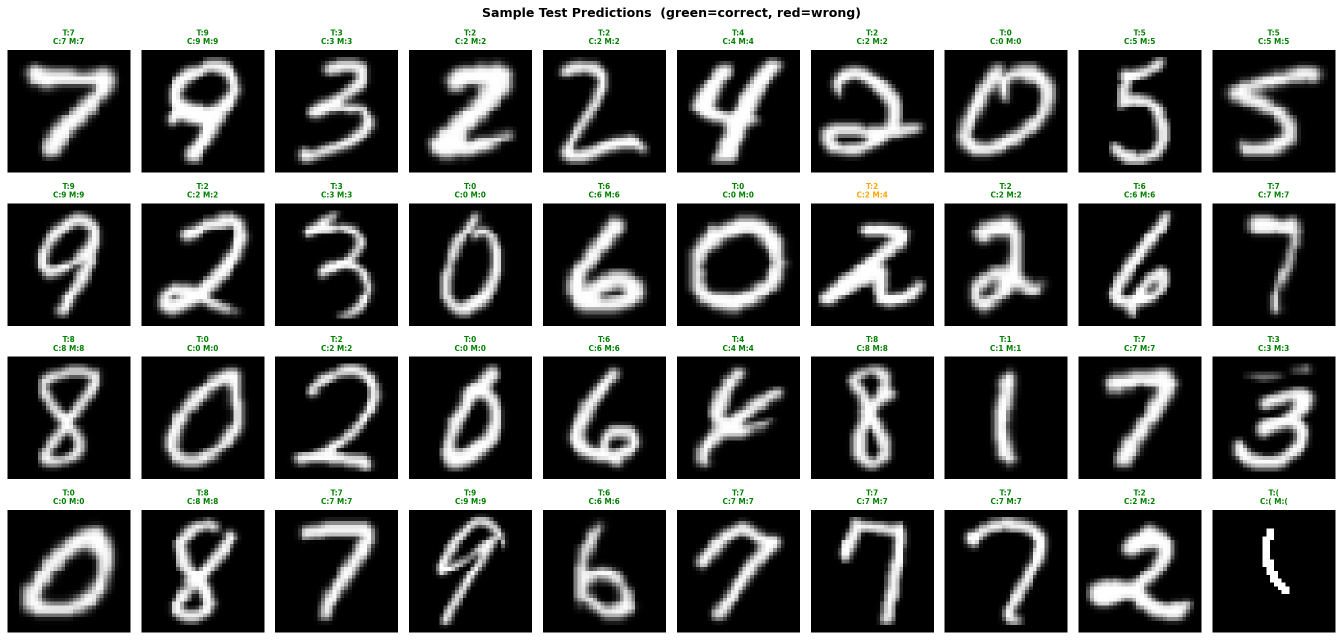
#> input picture models/prediction_samples_grid.png, 2685 x 1280 px (shown at 1/2 size); its folder holds only this picture in this run
$ python -i generate_operator_images.py   (imports and definitions only)
#> lines starting #> are read from the running program, lines starting #| are printed output that depends on the picture
### config.py
from pathlib import Path

ROOT = Path(__file__).parent

IMAGE_SIZE           = (32, 32)
NUM_CLASSES          = 18
CONFIDENCE_THRESHOLD = 0.70
RANDOM_SEED          = 42

CLASS_MAP: dict[int, str] = {
    0:  '0',  1:  '1',  2:  '2',  3:  '3',  4:  '4',
    5:  '5',  6:  '6',  7:  '7',  8:  '8',  9:  '9',
    10: '+',
    11: '-',
    12: 'x',
    13: '=',
    14: '*',
    15: '/',
    16: '(',
    17: ')',
}
INVERSE_CLASS_MAP: dict[str, int] = {v: k for k, v in CLASS_MAP.items()}

DIGIT_SYMBOLS    = {CLASS_MAP[i] for i in range(10)}
OPERATOR_SYMBOLS = {CLASS_MAP[i] for i in range(10, 18)}

DATA_DIR      = ROOT / 'data'
RAW_DIR       = DATA_DIR / 'raw'
PROCESSED_DIR = DATA_DIR / 'processed'
SYMBOLS_DIR   = DATA_DIR / 'symbols'

SYMBOL_FOLDER_MAP: dict[str, int] = {
    'plus':        10,
    'minus':       11,
    'variable':    12,
    'equals':      13,
    'multiply':    14,
    'divide':      15,
    'open_paren':  16,
    'close_paren': 17,
}

MODELS_DIR       = ROOT / 'models'
SAVED_MODELS_DIR = MODELS_DIR / 'saved_models'
CHECKPOINTS_DIR  = MODELS_DIR / 'checkpoints'

MODEL_PATH           = SAVED_MODELS_DIR / 'best_model.h5'
CNN_MODEL_PATH       = SAVED_MODELS_DIR / 'best_cnn_model.h5'
MOBILENET_MODEL_PATH = SAVED_MODELS_DIR / 'best_mobilenet_model.h5'
SAVEDMODEL_PATH      = SAVED_MODELS_DIR / 'best_model_tf'

TRAINING_LOG_PATH  = MODELS_DIR / 'training_log.csv'

TRAINING_HIST_IMG  = MODELS_DIR / 'training_history.png'
CONFUSION_MAT_IMG  = MODELS_DIR / 'confusion_matrix.png'
PREDICTIONS_IMG    = MODELS_DIR / 'prediction_samples.png'
GRADCAM_IMG        = MODELS_DIR / 'gradcam_results.png'
ARCH_DIAGRAM_IMG   = MODELS_DIR / 'model_architecture.png'

CNN_TRAINING_HIST_IMG  = MODELS_DIR / 'cnn_training_history.png'
MN_TRAINING_HIST_IMG   = MODELS_DIR / 'mobilenet_training_history.png'
MODEL_COMPARISON_IMG   = MODELS_DIR / 'model_comparison.png'
CONFUSION_MATRICES_IMG = MODELS_DIR / 'confusion_matrices.png'
PER_CLASS_ACC_IMG      = MODELS_DIR / 'per_class_accuracy.png'
PREDICTION_SAMPLES_IMG = MODELS_DIR / 'prediction_samples_grid.png'
GRADCAM_CNN_IMG        = MODELS_DIR / 'gradcam_cnn.png'
GRADCAM_MN_IMG         = MODELS_DIR / 'gradcam_mobilenet.png'
GRADCAM_CMP_IMG        = MODELS_DIR / 'gradcam_comparison.png'

OUTPUT_DIR       = ROOT / 'output'
REPORTS_DIR      = OUTPUT_DIR / 'reports'
HISTORY_JSON     = OUTPUT_DIR / 'equation_history.json'
TESTS_OUTPUT_DIR = ROOT / 'tests' / 'output'

EPOCHS        = 50
BATCH_SIZE    = 32
LEARNING_RATE = 0.001

AUGMENTATION: dict = {
    'rotation_range':     15,
    'width_shift_range':  0.1,
    'height_shift_range': 0.1,
    'zoom_range':         0.1,
    'shear_range':        0.1,
    'fill_mode':          'constant',
    'cval':               0,
}

_required_dirs = [
    RAW_DIR, PROCESSED_DIR, SYMBOLS_DIR,
    SAVED_MODELS_DIR, CHECKPOINTS_DIR,
    REPORTS_DIR, TESTS_OUTPUT_DIR,
]
for _folder_name in SYMBOL_FOLDER_MAP:
    _required_dirs.append(SYMBOLS_DIR / _folder_name)

for _d in _required_dirs:
    _d.mkdir(parents=True, exist_ok=True)
#> further down, picture is the input picture: shape (1280, 2685, 3); mean B, G, R 104.2, 104.8, 104.2

### tools/generate_operator_images.py
"""
Generate synthetic operator images for classes 10-15.

Produces ~600 images per class using a mix of:
  • PIL text rendering across multiple fonts and sizes
  • OpenCV stroke drawing (for +, -, =, /)
  • Augmentation: rotation, translation, scale, Gaussian noise, blur, dilation

Run from the project root:
    python tools/generate_operator_images.py
"""

import sys, random
from pathlib import Path

sys.path.insert(0, str(Path(__file__).parent.parent))

import numpy as np
import cv2
from PIL import Image, ImageDraw, ImageFont
import config

# ── Constants ────────────────────────────────────────────────────────────────

RNG    = np.random.default_rng(42)
# [1 line not run here, left out]

IMG_H, IMG_W  = config.IMAGE_SIZE[1], config.IMAGE_SIZE[0]  # 32 x 32
N_PER_CLASS   = 600   # images to generate per operator class
CANVAS        = 64    # render at higher resolution then downsample → cleaner edges

FONTS = [
    p for p in [
        '/usr/share/fonts/truetype/dejavu/DejaVuSans-Bold.ttf',
        '/usr/share/fonts/truetype/dejavu/DejaVuSansMono.ttf',
        '/usr/share/fonts/truetype/dejavu/DejaVuSerif-Bold.ttf',
        '/usr/share/fonts/truetype/liberation/LiberationSans-Bold.ttf',
        '/usr/share/fonts/truetype/liberation/LiberationMono-Regular.ttf',
        '/usr/share/fonts/truetype/noto/NotoSans-Regular.ttf',
        '/usr/share/fonts/truetype/noto/NotoSansMono-Regular.ttf',
    ] if Path(p).exists()
]
# [1 line not run here, left out]


# ── Augmentation helpers ─────────────────────────────────────────────────────

def _augment(img: np.ndarray) -> np.ndarray:
    """Apply random geometric + photometric augmentation to a CANVAS×CANVAS image."""
    # Random rotation ±18°
    angle = random.uniform(-18, 18)
    M = cv2.getRotationMatrix2D((CANVAS / 2, CANVAS / 2), angle, 1.0)
    img = cv2.warpAffine(img, M, (CANVAS, CANVAS), borderValue=0)
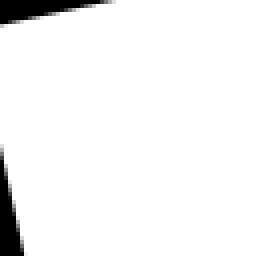
#> img: shape (64, 64, 3) (shown 4 times larger); min 0, max 255, mean 243.9

    # Random translation ±6 px
    tx, ty = random.uniform(-6, 6), random.uniform(-6, 6)
    T = np.float32([[1, 0, tx], [0, 1, ty]])
    img = cv2.warpAffine(img, T, (CANVAS, CANVAS), borderValue=0)
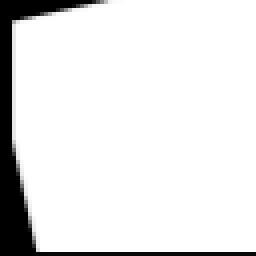
#> img: shape (64, 64, 3) (shown 4 times larger); min 0, max 255, mean 229.5

    # Random scale 0.75–1.10  (downscale allowed — keeps symbol within canvas)
    scale = random.uniform(0.75, 1.10)
    new_s = int(CANVAS * scale)
    if new_s < 8:
        new_s = 8
    img_s = cv2.resize(img, (new_s, new_s))
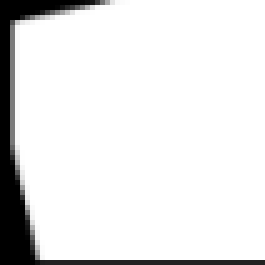
#> img_s: shape (53, 53, 3) (shown 5 times larger); min 0, max 255, mean 229.3
    out   = np.zeros((CANVAS, CANVAS), dtype=np.uint8)
    o     = (CANVAS - new_s) // 2
    if new_s <= CANVAS:
#> (the run stopped early here; a loop or call above may not have finished)
